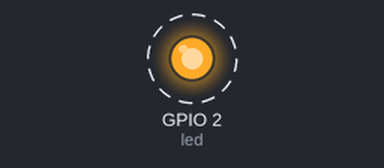
Bench run of a program on a simulated ESP32 board running MicroPython. On the bench: output pins drawn as LEDs (lit = HIGH). Dashed ring = blinking. WiFi joins after 1.5 s; what the program prints to the serial console is not drawn.

Above: at 6.3 s.
Timing chart, 0 to 10.4 s (numbered marks = the images above):
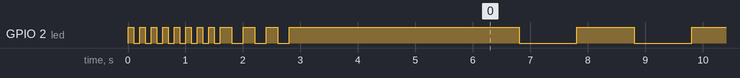

The program:

main.py
```python
from machine import Pin
import network
import time

# Konfigurasi WiFi - GANTI DENGAN SSID DAN PASSWORD ANDA
SSID = ""
PASSWORD = ""

# Inisialisasi LED pada pin GPIO2 (LED built-in)
led = Pin(2, Pin.OUT)

# Fungsi untuk koneksi WiFi
def connect_wifi():
    wlan = network.WLAN(network.STA_IF)
    wlan.active(True)

    if not wlan.isconnected():
        print('Menghubungkan ke WiFi...')
        wlan.connect(SSID, PASSWORD)

        # Tunggu hingga terhubung (maksimal 10 detik)
        timeout = 10
        while not wlan.isconnected() and timeout > 0:
            led.on()
            time.sleep(0.1)
            led.off()
            time.sleep(0.1)
            timeout -= 0.2

    if wlan.isconnected():
        print('WiFi Terhubung!')
        print('IP Address:', wlan.ifconfig()[0])

        # LED berkedip cepat 3x sebagai indikator berhasil
        for i in range(3):
            led.on()
            time.sleep(0.2)
            led.off()
            time.sleep(0.2)
        return True
    else:
        print('Gagal terhubung ke WiFi')
        return False

# Jalankan koneksi WiFi
if connect_wifi():
    # Setelah terhubung, nyalakan LED
    led.on()
    print("LED Menyala - WiFi Terhubung")

    time.sleep(3)

    # LED berkedip terus sebagai indikator WiFi aktif
    print("LED Berkedip - WiFi Aktif")
    while True:
        led.on()
        time.sleep(1)
        led.off()
        time.sleep(1)
else:
    # Jika gagal, LED mati
    led.off()
    print("LED Mati - WiFi Gagal Terhubung")
```

Measured:
- by itself, GPIO 2 (led): goes 7 × (LOW 0.10 s, HIGH 0.10 s), LOW 0.10 s, 3 × (HIGH 0.20 s, LOW 0.20 s), HIGH 4.0 s, 61 × (LOW 1.0 s, HIGH 1.0 s), LOW 1.0 s, then HIGH
